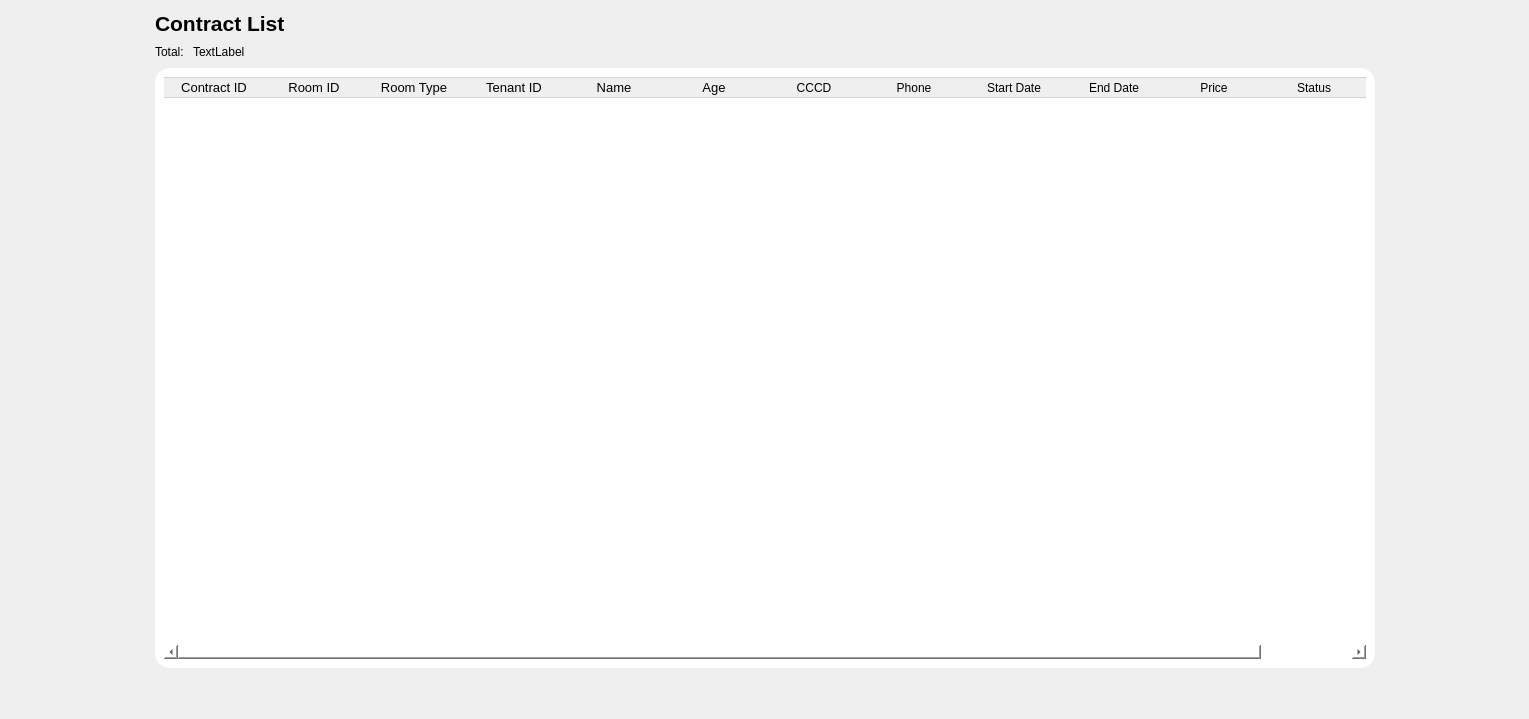
             <widget class="QWidget" name="page_9">
              <layout class="QHBoxLayout" name="horizontalLayout_13">
               <item>
                <spacer name="horizontalSpacer_11">
                 <property name="orientation">
                  <enum>Qt::Orientation::Horizontal</enum>
                 </property>
                 <property name="sizeHint" stdset="0">
                  <size>
                   <width>144</width>
                   <height>20</height>
                  </size>
                 </property>
                </spacer>
               </item>
               <item>
                <layout class="QVBoxLayout" name="verticalLayout_25">
                 <item>
                  <layout class="QHBoxLayout" name="horizontalLayout_30">
                   <item>
                    <widget class="QLabel" name="label_17">
                     <property name="font">
                      <font>
                       <pointsize>16</pointsize>
                       <bold>true</bold>
                      </font>
                     </property>
                     <property name="text">
                      <string>Contract List</string>
                     </property>
                    </widget>
                   </item>
                   <item>
                    <spacer name="horizontalSpacer_22">
                     <property name="orientation">
                      <enum>Qt::Orientation::Horizontal</enum>
                     </property>
                     <property name="sizeHint" stdset="0">
                      <size>
                       <width>40</width>
                       <height>20</height>
                      </size>
                     </property>
                    </spacer>
                   </item>
                  </layout>
                 </item>
                 <item>
                  <layout class="QHBoxLayout" name="horizontalLayout_25">
                   <item>
                    <layout class="QHBoxLayout" name="horizontalLayout_26">
                     <item>
                      <widget class="QLabel" name="label_16">
                       <property name="text">
                        <string>Total: </string>
                       </property>
                      </widget>
                     </item>
                     <item>
                      <widget class="QLabel" name="totalcontract">
                       <property name="text">
                        <string>TextLabel</string>
                       </property>
                      </widget>
                     </item>
                    </layout>
                   </item>
                   <item>
                    <spacer name="horizontalSpacer_21">
                     <property name="orientation">
                      <enum>Qt::Orientation::Horizontal</enum>
                     </property>
                     <property name="sizeHint" stdset="0">
                      <size>
                       <width>40</width>
                       <height>20</height>
                      </size>
                     </property>
                    </spacer>
                   </item>
                  </layout>
                 </item>
                 <item>
                  <widget class="QFrame" name="frame_10">
                   <property name="minimumSize">
                    <size>
                     <width>1220</width>
                     <height>600</height>
                    </size>
                   </property>
                   <property name="styleSheet">
                    <string notr="true">QWidget{
background-color: rgb(255, 255, 255);
border-radius:15px;
}</string>
                   </property>
                   <property name="frameShape">
                    <enum>QFrame::Shape::StyledPanel</enum>
                   </property>
                   <property name="frameShadow">
                    <enum>QFrame::Shadow::Raised</enum>
                   </property>
                   <layout class="QVBoxLayout" name="verticalLayout_10">
                    <item>
                     <widget class="QTableWidget" name="ContractTable">
                      <property name="minimumSize">
                       <size>
                        <width>0</width>
                        <height>0</height>
                       </size>
                      </property>
                      <property name="font">
                       <font>
                        <pointsize>10</pointsize>
                       </font>
                      </property>
                      <property name="styleSheet">
                       <string notr="true">QPushButton{
	 border: none;
}
QTableWidget::item {
       border-right: none;
       border-left: none;
       border-bottom: 1px solid #D3D3D3;
}
QHeaderView::section {
       border: 1px solid #D3D3D3; 
       border-right: none;      
       border-left: none;       
}</string>
                      </property>
                      <property name="editTriggers">
                       <set>QAbstractItemView::EditTrigger::NoEditTriggers</set>
                      </property>
                      <property name="alternatingRowColors">
                       <bool>true</bool>
                      </property>
                      <property name="selectionMode">
                       <enum>QAbstractItemView::SelectionMode::NoSelection</enum>
                      </property>
                      <property name="showGrid">
                       <bool>false</bool>
                      </property>
                      <attribute name="horizontalHeaderVisible">
                       <bool>true</bool>
                      </attribute>
                      <attribute name="horizontalHeaderCascadingSectionResizes">
                       <bool>false</bool>
                      </attribute>
                      <attribute name="horizontalHeaderHighlightSections">
                       <bool>true</bool>
                      </attribute>
                      <attribute name="horizontalHeaderShowSortIndicator" stdset="0">
                       <bool>false</bool>
                      </attribute>
                      <attribute name="horizontalHeaderStretchLastSection">
                       <bool>false</bool>
                      </attribute>
                      <column>
                       <property name="text">
                        <string>Contract ID</string>
                       </property>
                       <property name="font">
                        <font>
                         <pointsize>10</pointsize>
                        </font>
                       </property>
                      </column>
                      <column>
                       <property name="text">
                        <string>Room ID</string>
                       </property>
                       <property name="font">
                        <font>
                         <pointsize>10</pointsize>
                        </font>
                       </property>
                      </column>
                      <column>
                       <property name="text">
                        <string>Room Type</string>
                       </property>
                       <property name="font">
                        <font>
                         <pointsize>10</pointsize>
                        </font>
                       </property>
                      </column>
                      <column>
                       <property name="text">
                        <string>Tenant ID</string>
                       </property>
                       <property name="font">
                        <font>
                         <pointsize>10</pointsize>
                        </font>
                       </property>
                      </column>
                      <column>
                       <property name="text">
                        <string>Name</string>
                       </property>
                       <property name="font">
                        <font>
                         <pointsize>10</pointsize>
                        </font>
                       </property>
                      </column>
                      <column>
                       <property name="text">
                        <string>Age</string>
                       </property>
                       <property name="font">
                        <font>
                         <pointsize>10</pointsize>
                        </font>
                       </property>
                      </column>
                      <column>
                       <property name="text">
                        <string>CCCD</string>
                       </property>
                      </column>
                      <column>
                       <property name="text">
                        <string>Phone</string>
                       </property>
                      </column>
                      <column>
                       <property name="text">
                        <string>Start Date</string>
                       </property>
                      </column>
                      <column>
                       <property name="text">
                        <string>End Date</string>
                       </property>
                      </column>
                      <column>
                       <property name="text">
                        <string>Price</string>
                       </property>
                      </column>
                      <column>
                       <property name="text">
                        <string>Status</string>
                       </property>
                      </column>
                      <column>
                       <property name="text">
                        <string>Action</string>
                       </property>
                      </column>
                     </widget>
                    </item>
                   </layout>
                  </widget>
                 </item>
                 <item>
                  <spacer name="verticalSpacer_4">
                   <property name="orientation">
                    <enum>Qt::Orientation::Vertical</enum>
                   </property>
                   <property name="sizeHint" stdset="0">
                    <size>
                     <width>20</width>
                     <height>40</height>
                    </size>
                   </property>
                  </spacer>
                 </item>
                </layout>
               </item>
               <item>
                <spacer name="horizontalSpacer_12">
                 <property name="orientation">
                  <enum>Qt::Orientation::Horizontal</enum>
                 </property>
                 <property name="sizeHint" stdset="0">
                  <size>
                   <width>143</width>
                   <height>20</height>
                  </size>
                 </property>
                </spacer>
               </item>
              </layout>
             </widget>
